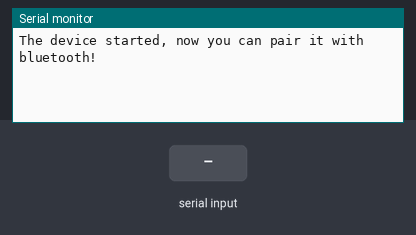
The sketch below on a simulated ESP32. On the bench: the last lines printed to the serial monitor. The inputs (shaded band) are chosen by the test bench. Nothing arrives over Bluetooth unless stated.

Above: at 1.2 s.
1.3 s: "1" received over the second serial link
At 2.7 s:
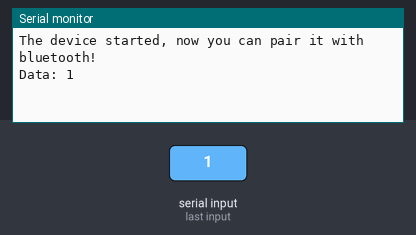
3.8 s: "0" received over the second serial link
At 5.2 s:
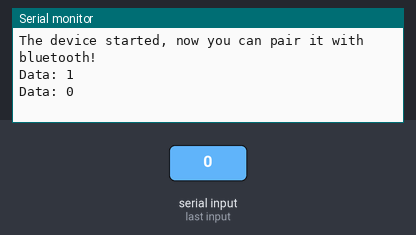
5.3 s: "2" received over the second serial link
At 6.9 s:
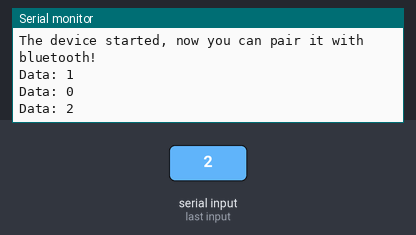

Measured:
- after the input at 1.3 s, the serial monitor: prints a new line after 1.0 s (image 1)
- after the input at 3.8 s, the serial monitor: prints a new line after 1.0 s (image 2)
- after the input at 5.3 s, the serial monitor: prints a new line after 1.0 s (image 3)

The sketch:

ESP32-bluetooth-serial-transmission.ino
```cpp
#include "BluetoothSerial.h"

BluetoothSerial SerialBT;

void setup() {
  // put your setup code here, to run once:
  Serial.begin(115200);
  SerialBT.begin("Krithika :)"); //Bluetooth device name
  Serial.println("The device started, now you can pair it with bluetooth!");
}

void loop() {
  // put your main code here, to run repeatedly:
  if(SerialBT.available()){
  String data = SerialBT.readString();
  Serial.println("Data: " + data);
  }
}
```
